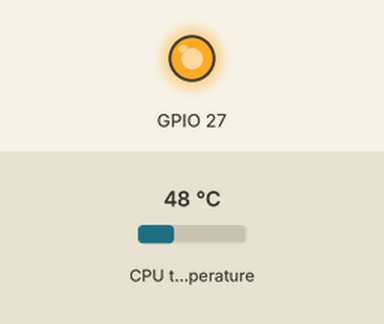
The program below on a simulated Raspberry Pi (BCM pin numbers). Parts: output pins drawn as LEDs (lit = HIGH). The test bench sets the inputs (shaded band); at power-on: CPU temperature 48 °C. What the program prints to the terminal is not drawn.

Above: at 1.2 s.
1.3 s: CPU temperature set to 42 °C
2.8 s: CPU temperature set to 39 °C
At 3.3 s:
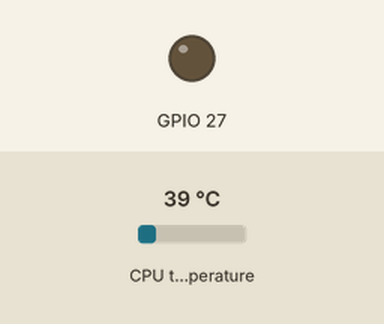
4.3 s: CPU temperature set to 44 °C
At 5.5 s:
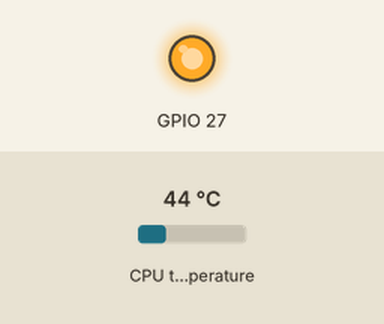
5.8 s: CPU temperature set to 31 °C
At 6.8 s:
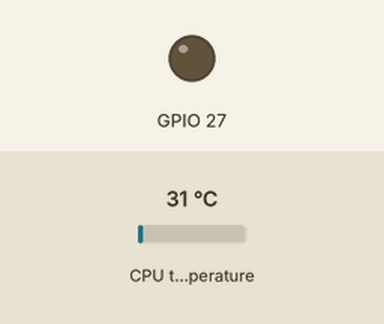
Timing chart, 0 to 8.3 s (numbered marks = the images above; inputs shaded):
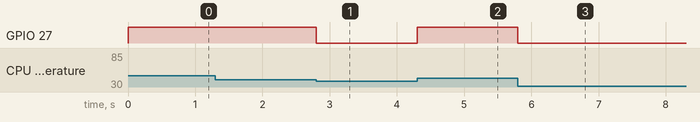

The program:

ventilador.py
```python
#!/usr/bin/python
import RPi.GPIO as GPIO
GPIO.setmode(GPIO.BCM)
GPIO.setup(27, GPIO.OUT)

while True:
  try:
    tFile = open('/sys/class/thermal/thermal_zone0/temp')
    temp = float(tFile.read())
    tempC = temp/1000
    print tempC
    if tempC > 40:
      GPIO.output(27, 1)
      #print "HOT"
    else:
      GPIO.output(27, 0)
      #print "COLD"

  except:
    tFile.close()
    GPIO.cleanup()
    exit

GPIO.cleanup()
```

Measured:
- the behaviour switches between 41 and 40 °C on CPU temperature (found by bisection; images 0 and 1)
- after the input at 2.8 s, GPIO 27: HIGH → LOW at once
- after the input at 4.3 s, GPIO 27: LOW → HIGH at once
- after the input at 5.8 s, GPIO 27: HIGH → LOW at once
